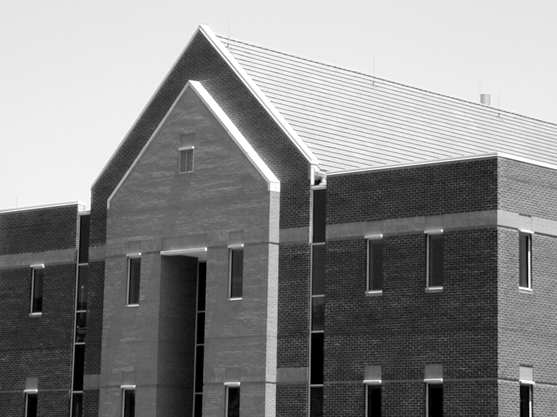
#> input picture lab2/dom.png, 557 x 417 px
$ jupyter execute 09_Canny.ipynb   (older library calls are emulated)
#> lines starting #> are read from the running program, lines starting #| are printed output that depends on the picture; after the words box and inside, x2 and y2 are one past the last pixel; in counts of white or black regions, pixels touching at a corner belong together
# Detekcja krawędzi

## Cel ćwiczenia

- Zapoznanie z metodami detekcji krawędzi:
    - Sobel, Prewitt, Roberts - przypomnienie,
    - Laplasjan z Gaussa (LoG – ang. Laplacian of Gaussian),
    - Canny.

Detekcja krawędzi przez wiele lat była podstawą algorytmów segmentacji.
Krawędzie wykrywane są najczęściej z wykorzystaniem pierwszej (gradient) i drugiej (Laplasjan) pochodnej przestrzennej.
Wykorzystanie obu metod zaprezentowane zostało w ćwiczeniu *Przetwarzanie wstępne. Filtracja kontekstowa*.

W niniejszym ćwiczeniu poznane detektory krawędzi zostaną porównane z bardziej zaawansowanymi: Laplasjan z funkcji Gaussa (LoG), Zero Crossing i Canny.

## Laplasjan z Gaussa (LoG)

Funkcja Gaussa:<br>
\begin{equation}
h(r) = e^{\frac{-r^2}{2 \sigma^2}}
\end{equation}<br>
gdzie:
- $r^2 = x^2 + y^2$
- $\sigma$ to odchylenie standardowe.

Działanie filtracji Gaussowskiej zostało przedstawione w ćwiczeniu "Przetwarzanie wstępne". W jej wyniku następuje rozmazanie obrazu.
Laplasjan tej funkcji dany jest wzorem:

\begin{equation}
\nabla^2 h(r) = \frac{r^2 - 2\sigma^2}{\sigma^4} e^{-\frac{r^2}{2\sigma^2}}
\end{equation}

Funkcję (z oczywistych powodów) nazywamy Laplasjan z Gaussa (LoG).
Ponieważ druga pochodna jest operacją liniową, konwolucja obrazu z $\nabla^2 h(r)$ daje taki sam efekt jak zastosowanie filtracji Gaussa na obrazie, a następnie obliczenie Laplasjanu z wyniku.
Lokalizacja krawędzi polega na znalezieniu miejsca, gdzie po filtracji LoG następuje zmiana znaku.

1. Wczytaj obraz *house.png*.
2. Wykonaj rozmycie Gaussowskie obrazu wejściowego.
W tym celu wykorzysaj funkcję `cv2.GaussianBlur(img, kSize, sigma)`.
Pierwszy argument jest obrazem wejśćiowym.
Drugi jest rozmiarem filtru (podanym w nawiasach okrągłych, np. *(3, 3)*).
Trzecim argumentem jest odchylenie standardowe. Wartość jest dobrana automatycznie, jeśli zosanie podana wartość `0` (będą równe rozmiarowi).
3. Oblicz laplasjan obrazu rozmytego.
W tym celu wykorzysaj funkcję `cv2.Laplacian(img, ddepth)`.
Pierszym argumentem jest obraz wejściowy.
Drugim argumentem jest typ danych wejściowych. Użyj `cv2.CV_32F`.
4. Wyznacz miejsca zmiany znaku.
Zaimplementuj funkcję `crossing(LoG, thr)`:
    - Najpierw stwórz tablicę, do której zostanie zapisany wynik.
    Jej rozmiar jest taki sam jak przetwarzanego obrazu.
    - Następnie wykonaj pętle po obrazie (bez ramki jednopikselowej).
    W każdej iteracji stwórz otoczenie o rozmiarze $3 \times 3$.
    Dla otoczenia oblicz wartość maksymalną i minimalną.
    - Jeśli wartości te mają przeciwne znaki, to do danego miejsca tablicy przypisz wartość:
        - jeśli piksel wejściowy > 0, to dodaj do niego wartość bezwzględną minimum.
        - jeśli piksel wejściowy < 0, to do jego wartości bezwzględnej dodaj maksimum.
    - Zmień zakres wykonanej tablicy do $<0, 255>$.
    - Wykonaj progowanie tablicy. Próg jest argumentem wejściowym.
    - Przeskaluj dane binarne do wartości `[0, 255]`.
    - Wykonaj konwersję do typu *uint8*.
    - Wykonaj rozmycie medianowe wyniku.
    Wykorzystaj funkcję `cv2.medianBlur(img, kSize)`.
    Pierwszym argumentem jest obraz wejśćiowy, a drugim rozmiar filtra.
    - Zwróć wyznaczoną tablicę.
5. Wyświetl obraz wynikowy.
6. Dobierz parametry (rozmiar filtru Gaussa, odchylenie standardowe, próg binaryzacji) tak, by widoczne były kontury domu, ale nie dachówki.

[cell 1]
import cv2
from matplotlib import pyplot as plt
import numpy as np
import math
import os
import requests

url = 'https://raw.githubusercontent.com/vision-agh/poc_sw/master/09_Canny/'

fileNames = ["dom.png"]
for fileName in fileNames:
  if not os.path.exists(fileName):
      r = requests.get(url + fileName, allow_redirects=True)
      open(fileName, 'wb').write(r.content)

[cell 2]
I_house = cv2.imread('dom.png', cv2.IMREAD_GRAYSCALE)
#> I_house is the input picture: shape (417, 557); min 0, max 255, mean 133.3
filter_size = (3, 3)
I_gaussian_blur = cv2.GaussianBlur(I_house, filter_size, 0)
I_laplacian = cv2.Laplacian(I_house, cv2.CV_32F)

[cell 3]
def crossing(LoG, thr):
#> called with thr = 60
    x, y = LoG.shape
#> x = 417; y = 557
    res = np.zeros(LoG.shape)
    for i in range(1, x - 1):
        for j in range(1, y - 1):
            window = LoG[i-1:i+2, j-1:j+2]
            maxi, mini = np.max(window), np.min(window)
            if maxi * mini < 0:
                if LoG[i, j] > 0:
                    res[i, j] = LoG[i, j] + np.abs(mini)
                elif LoG[i, j] < 0:
                    res[i, j] = np.abs(LoG[i, j]) + maxi
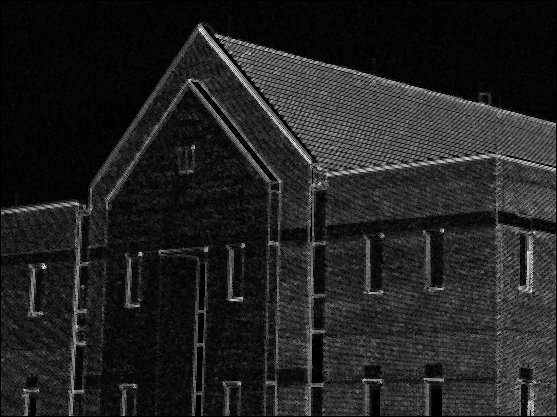
#> res: shape (417, 557) float64; min 0, max 408, mean 54.8; drawn with min black and max white

    res = cv2.normalize(res, None, 0, 255, cv2.NORM_MINMAX)
    ret, I_thresholded = cv2.threshold(res, thr, 255, cv2.THRESH_BINARY)
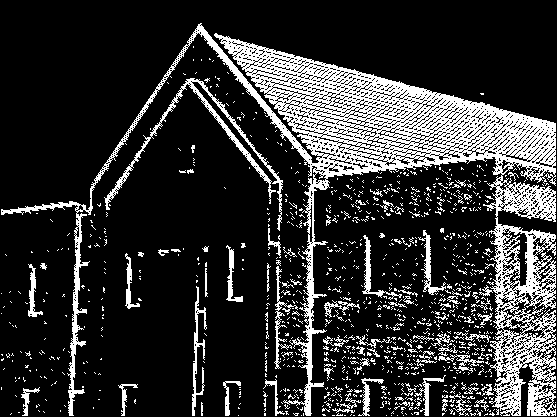
#> I_thresholded: shape (417, 557) float64; 19.2% white in thin lines or dots
#> ret = 60
    I_thresholded = I_thresholded.astype("uint8")
#> I_thresholded: shape (417, 557); 19.2% white in thin lines or dots
    I_median_blur = cv2.medianBlur(I_thresholded, filter_size[0])
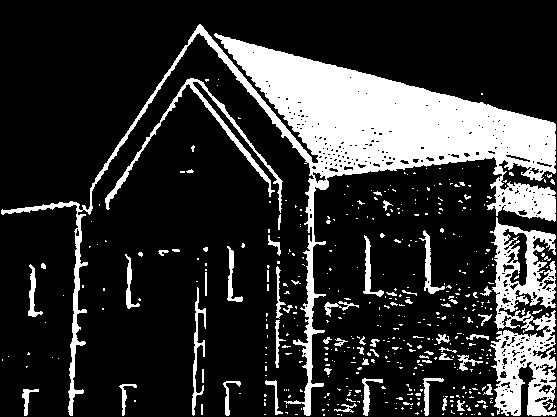
#> I_median_blur: shape (417, 557); 19.9% white; 458 white regions (396 under 20 px), largest, box (x1, y1, x2, y2) and area: (1, 24, 556, 416) 29928, (490, 217, 556, 416) 7318, (105, 78, 283, 213) 1778

    return I_median_blur

I_crossed = crossing(I_laplacian, 60)
fig, axs = plt.subplots()

axs.imshow(I_crossed, 'gray')
axs.axis('off')

fig.show()

## Algorytm Canny'ego

> Algorytm Canny'ego to często wykorzystywana metoda detekcji krawędzi.
> Zaproponowana została w 1986r. przez Johna F. Cannego.
> Przy jego projektowaniu założono trzy cele:
> - niska liczba błędów - algorytm powinien znajdywać wszystkie krawędzie oraz generować jak najmniej fałszywych detekcji,
> - punkty krawędziowe powinny być poprawnie lokalizowane - wykryte punkty powinny być jak najbardziej zbliżone do rzeczywistych,
> - krawędzie o szerokości 1 piksela - algorytm powinien zwrócić jeden punkt dla każdej rzeczywistej krawędzi.

Zaimplementuj algorytm detekcji krawędziCanny'ego:
1. W pierwszym kroku obraz przefiltruj dwuwymiarowym filtrem Gaussa.
2. Następnie oblicz gradient pionowy i poziomy ($g_x $ i $g_y$).
Jedną z metod jest filtracja Sobela.
3. Dalej oblicz amplitudę:
$M(x,y)  = \sqrt{g_x^2+g_y^2}$ oraz kąt:
$\alpha(x,y) = arctan(\frac{g_y}{g_x})$.
Do obliczenia kąta wykorzystaj funkcję `np.arctan2(x1, x2)`.
Wynik jest w radianach.
4. W kolejnym etapie wykonaj kwantyzację kątów gradientu.
Kąty od $-180^\circ$ do $180^\circ$ można podzielić na 8 przedziałów:
[$-22.5^\circ, 22.5^\circ$], [$22.5^\circ, 67.5^\circ$],
[$67.5^\circ, 112.5^\circ$], [$112.5^\circ, 157.5^\circ$],
[$157.5^\circ, -157.5^\circ$], [$-157.5^\circ, -112.5^\circ$],
[$-112.5^\circ, -67.5^\circ$], [$-67.5^\circ, -22.5^\circ$].
Przy czym należy rozpatrywać tylko 4 kierunki:
    - pionowy ($d_1$),
    - poziomy ($d_2$),
    - skośny lewy ($d_3$),
    - skośny prawy ($d_4$).
5. Dalej przeprowadź eliminację pikseli, które nie mają wartości maksymalnej (ang. *nonmaximal suppresion*).
Celem tej operacji jest redukcja szerokości krawędzi do rozmiaru 1 piksela.
Algorytm przebiega następująco.
W rozpatrywanym otoczeniu o rozmiarze $3 \times 3$:
    - określ do którego przedziału należy kierunek gradientu piksela centralnego ($d_1, d_2, d_3, d_4$).
    - przeanalizuje sąsiadów leżących na tym kierunku.
Jeśli choć jeden z nich ma amplitudę większą niż piksel centralny, to należy uznać, że nie jest lokalnym maksimum i do wyniku przypisać $g_N(x,y) = 0$.
W przeciwnym przypadku $g_N(x,y) = M(x,y)$.
Przez $g_N$ rozumiemy obraz detekcji lokalnych maksimów.
Zaimplementuj funkcję `nonmax`.
Pierwszym argementem jest macierz kierunków (po kwantyzacji).
Drugim argumentem jest macierz amplitudy.
6. Ostatnią operacją jest binaryzacja obrazu $g_N$.
Stosuje się tutaj tzw. binaryzację z histerezą.
Wykorzystuje się w niej dwa progi: $T_L$ i $T_H$, przy czym $T_L < T_H$.
Canny zaproponował, aby stosunek progu wyższego do niższego był jak 3 lub 2 do 1.
Rezultaty binaryzacji można opisać jako:<br>
$g_{NH}(x,y) = g_N(x,y) \geq TH $<br>
$g_{NL}(x,y) = TH > g_N(x,y) \geq TL $<br>
Można powiedzieć, że na obrazie $g_{NH}$ są "pewne" krawędzie.
Natomiast na $g_{NL}$ "potencjalne".
Często krawędzie "pewne" nie są ciągłe.
Dlatego wykorzystuje się obraz $g_{NL}$ w następującej procedurze:
    - Stwórz stos zawierający wszystkie piksele zaznaczone na obrazie $g_{NH}$.
W tym celu wykorzystaj listę współrzędnych `[row, col]`.
Do pobrania elementu z początku służy metoda `list.pop()`.
Do dodania elementu na koniec listy służy metoda `list.append(new)`.
    - Stwórz obraz, który będzie zawierał informację czy dany piksel został już odwiedzony.
    - Stwórz obraz, któy zawierać będzie wynikowe krawędzie.
Jej rozmiar jest równy rozmiarowi obrazu.
    - Wykonaj pętlę, która będzie pobierać elementy z listy, dopóki ta nie będzie pusta.
W tym celu najlepiej sprawdzi się pętla `while`.
    - W każdej iteracji pobierz element ze stosu.
    - Sprawdź czy dany element został już odwiedzony.
    - Jeśli nie został, to:
        - Oznacz go jako odwiedzony,
        - Oznacz piksel jako krawędź w wyniku,
        - Sprawdź otoczenie piksela w obrazie $g_{NL}$,
        - Dodaj do stosu współrzędne otoczenia, które zawierają krawędź (potencjalną).
        Można to wykoanać np. pętlą po stworzonym otoczeniu.
7. Wyświetl obraz oryginalny, obraz $g_{NH}$ oraz obraz wynikowy.

Pomocnicze obrazy $g_{NH}$ i $g_{NL}$ zostały wprowadzone dla uproszczenia opisu.
Algorytm można zaimplementować wbardziej "zwarty" sposób.

Na podstawie powyższego opisu zaimplementuj algorytm Cannego.

[cell 4]
# Gaussian blur
# already in I_gaussian_blur

# gradients with Sobel filtration
g_x = cv2.Sobel(I_gaussian_blur, cv2.CV_32F, 1, 0)
g_y = cv2.Sobel(I_gaussian_blur, cv2.CV_32F, 0, 1)
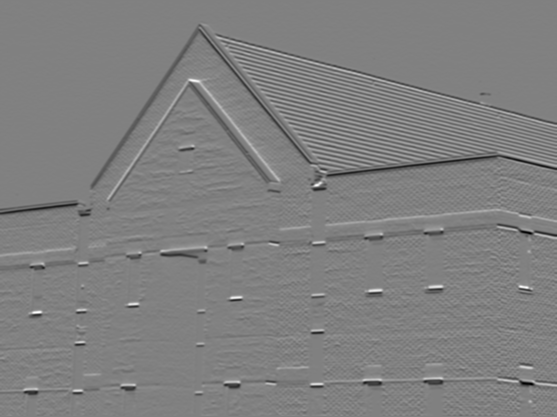
#> g_y: shape (417, 557) float32; min -523, max 512, mean -3.2; drawn with min black and max white

# amplitude and angle
M = np.sqrt(g_x**2 + g_y**2)
alpha = np.arctan2(g_y, g_x)
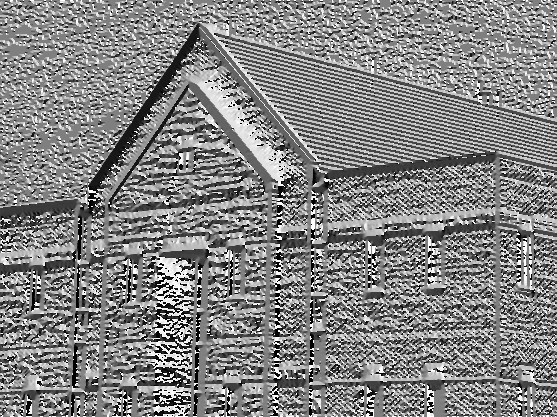
#> alpha: shape (417, 557) float32; min -3.14, max 3.14, mean 0.114; drawn with min black and max white
alpha_degrees = alpha * 180 / np.pi

# quantize gradients angles
x, y = alpha_degrees.shape
#> x = 417; y = 557
quantized_angles = np.zeros(alpha_degrees.shape)
"""
Axes directions
        |
        |
--------|-------->
        |
        |
        |
        v
"""
for i in range(x):
    for j in range(y):
        if 67.5 <= alpha_degrees[i, j] <= 112.5 or -112.5 <= alpha_degrees[i, j] <= -67.5:
            quantized_angles[i, j] = 1
        elif -22.5 <= alpha_degrees[i, j] <= 22.5 or alpha_degrees[i, j] >= 157.5 or alpha_degrees[i, j] <= -157.5:
            quantized_angles[i, j] = 2
        elif 112.5 <= alpha_degrees[i, j] <= 157.5 or -67.5 <= alpha_degrees[i, j] <= -22.5:
            quantized_angles[i, j] = 3
        else:
            quantized_angles[i, j] = 4
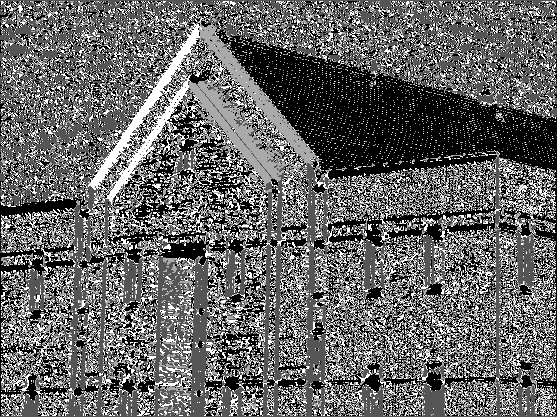
#> quantized_angles: shape (417, 557) float64; min 1, max 4, mean 2.2; drawn with min black and max white


# nonmax
def nonmax(quantized_angles, M):
    x, y = quantized_angles.shape
#> x = 417; y = 557
    g_N = np.zeros(quantized_angles.shape)
    for i in range(x):
        for j in range(y):
            # mind the axes directions above!
            if quantized_angles[i, j] == 2:
                neighbor1, neighbor2 = (i, j - 1), (i, j + 1)
            elif quantized_angles[i, j] == 1:
                neighbor1, neighbor2 = (i - 1, j), (i + 1, j)
            elif quantized_angles[i, j] == 4:
                neighbor1, neighbor2 = (i + 1, j + 1), (i - 1, j - 1)
            else:
                neighbor1, neighbor2 = (i + 1, j - 1), (i - 1, j + 1)

            if not (neighbor1[0] < x and neighbor1[1] < y and M[i, j] < M[neighbor1] or neighbor2[0] < x and neighbor2[1] < y and M[i, j] < M[neighbor2]):
                g_N[i, j] = M[i, j]
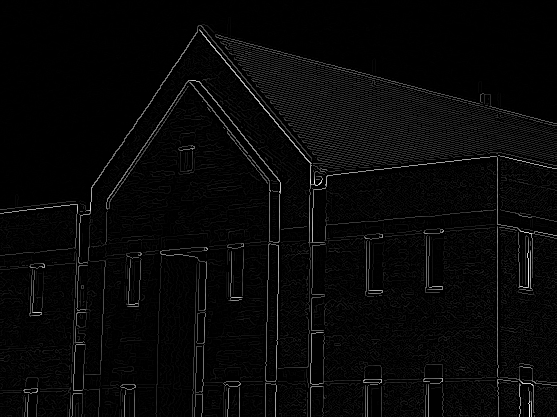
#> g_N: shape (417, 557) float64; min 0, max 629, mean 19.3; drawn with min black and max white

    return g_N

g_N = nonmax(quantized_angles, M)

# binarization
TH = 200
TL = TH // 2
g_NH = g_N >= TH
#> g_NH: shape (417, 557) bool; 2.3% white in thin lines or dots
g_NL = (TH > g_N) & (g_N >= TL)
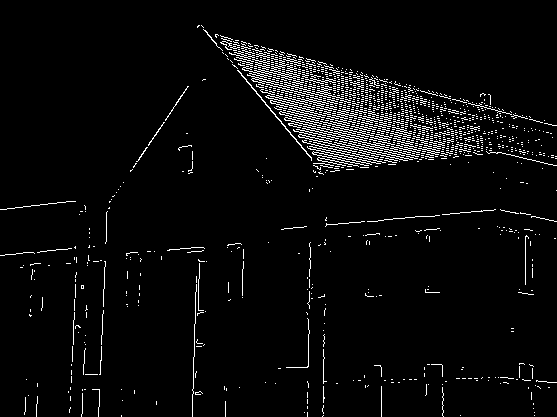
#> g_NL: shape (417, 557) bool; 4.1% white in thin lines or dots

# stack
x, y = I_house.shape
pixels_stack = [(i, j) for i in range(x) for j in range(y) if g_NH[i, j]]
#> pixels_stack = 5298 pairs, first value 25 to 416, second value 0 to 556
visited_pixels = np.zeros(I_house.shape, dtype=bool)
res_edges = np.zeros(I_house.shape, dtype=bool)
while pixels_stack:
    i, j = pixels_stack.pop()
    if not visited_pixels[i, j]:
        visited_pixels[i, j] = True
        res_edges[i, j] = True
        for m in range(i - 1, i + 1 + 1):
            for n in range(j - 1, j + 1 + 1):
                if m < x and n < y and g_NL[m, n]:
                    pixels_stack.append((m, n))
#> this loop made 12117 passes
#> (i, j) on passes 1 to 3: (416, 534), (415, 534), (415, 534)
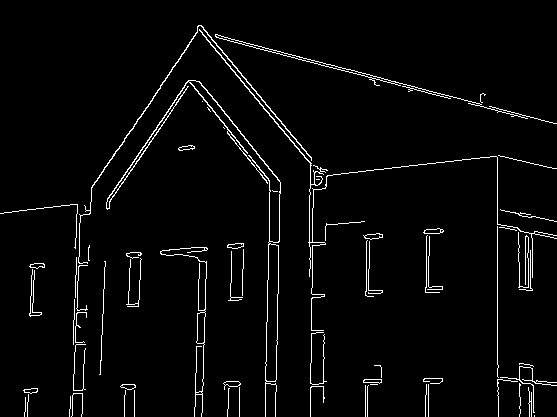
#> res_edges: shape (417, 557) bool; 3.2% white in thin lines or dots
#> after the loop, pixels_stack = []

# show
fig, axs = plt.subplots(1, 2, figsize=(20, 20))

axs[0].imshow(I_house, 'gray', vmin=0, vmax=256)
axs[0].axis('off')
axs[1].imshow(res_edges, 'gray')
axs[1].axis('off')

fig.show()

## Algorytm Canny'ego - OpenCV

1. Wykonaj dektekcję krawędzi metodą Canny'ego wykorzystując funkcję `cv2.Canny`.
    - Pierwszym argumentem funkcji jest obraz wejściowy.
    - Drugim argumentem jest mniejszy próg.
    - Trzecim argumentem jest większy próg.
    - Czwarty argument to tablica, do której wpisany zostanie wynik.
    Można zwrócić go przez wartość i podać wartość `None`.
    - Piąty argument to rozmiar operatora Sobela (w naszym przypadku 3).
    - Szósty argument to rodzaj używanej normy.
    0 oznacza normę $L_1$, 1 oznacza normę $L_2$. Użyj $L_2$.
2. Wynik wyświetl i porównaj z własną implementacją.

[cell 5]
fig, axs = plt.subplots(1, 2, figsize=(20, 20))

axs[0].imshow(res_edges, 'gray')
axs[0].axis('off')
axs[1].imshow(cv2.Canny(I_gaussian_blur, TL, TH, None, 3, 1), 'gray')
axs[1].axis('off')

fig.show()
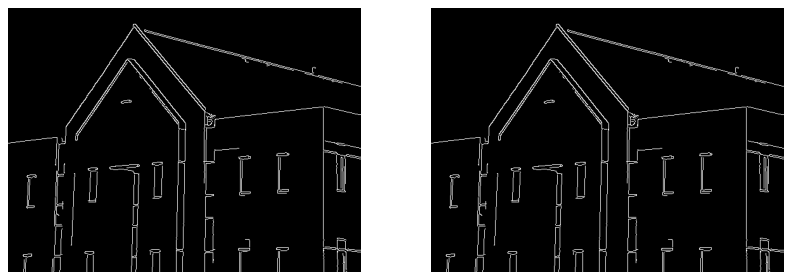
#> figure drawn by matplotlib, 2 panels
